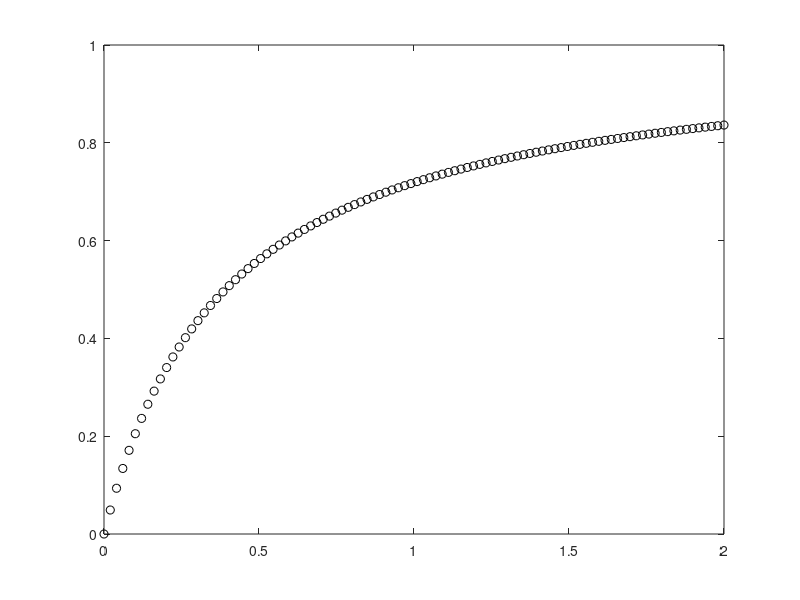

MATLAB code for this plot:

kt = 4.5;
rho = 0.76;
r0 = 0.087;
phi_0 = r0 * rho;


lambdas = linspace(0,2,100);

phi_RA = lambdas .* rho ./ kt;
phi_R = phi_0 + phi_RA;
RA_over_R = phi_RA ./ phi_R;

plot(lambdas, RA_over_R, 'ko');

